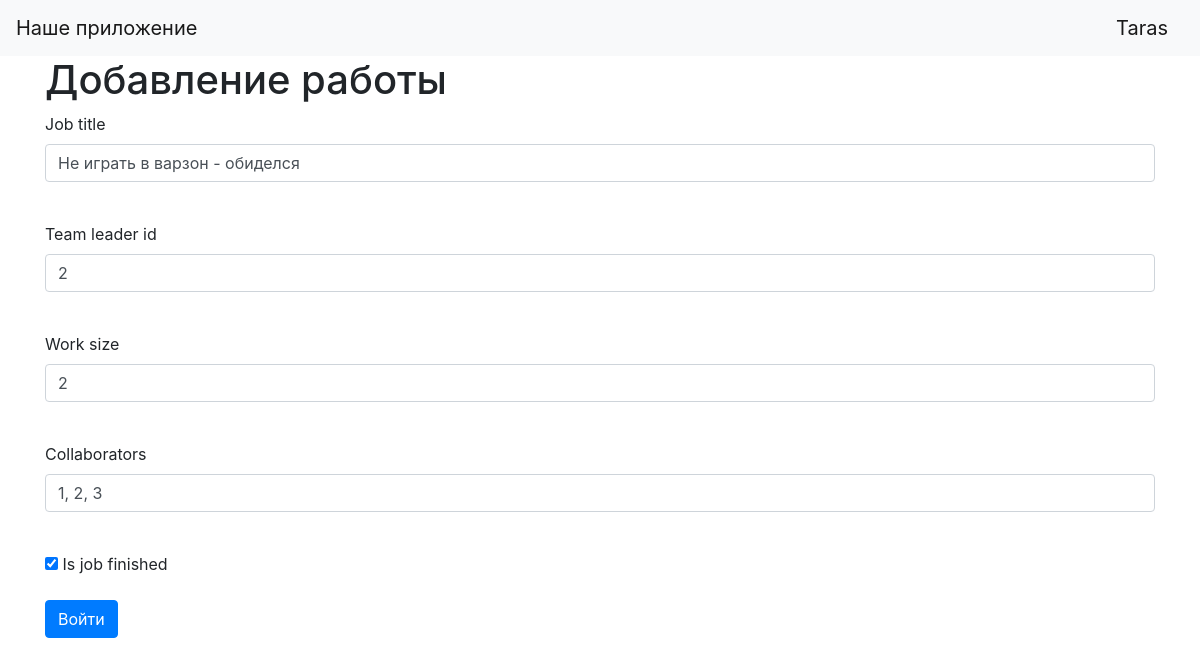
The page /add_jobs/1 (signed in) on the database its author committed.
### data/users.py (models this page shows, shortened)
class User(SqlAlchemyBase, UserMixin):
    __tablename__ = 'users'
    id = sqlalchemy.Column(sqlalchemy.Integer, primary_key=True, autoincrement=True)
    surname = sqlalchemy.Column(sqlalchemy.String, nullable=True)
    name = sqlalchemy.Column(sqlalchemy.String, nullable=True)
    about = sqlalchemy.Column(sqlalchemy.String, nullable=True)
    age = sqlalchemy.Column(sqlalchemy.Integer, nullable=True)
    position = sqlalchemy.Column(sqlalchemy.String, nullable=True)
    speciality = sqlalchemy.Column(sqlalchemy.String, nullable=True)
    address = sqlalchemy.Column(sqlalchemy.String, nullable=True)
    email = sqlalchemy.Column(sqlalchemy.String, index=True, unique=True, nullable=True)
    hashed_password = sqlalchemy.Column(sqlalchemy.String, nullable=True)
    modified_date = sqlalchemy.Column(sqlalchemy.DateTime, default=datetime.datetime.now)
    news = orm.relation("News", back_populates='user')
    jobs = orm.relation("Jobs", back_populates='user')

### data/jobs.py (models this page shows)
class Jobs(SqlAlchemyBase):
    __tablename__ = 'jobs'
    id = sqlalchemy.Column(sqlalchemy.Integer, primary_key=True, autoincrement=True)
    team_leader = sqlalchemy.Column(sqlalchemy.Integer, sqlalchemy.ForeignKey("users.id"))
    job = sqlalchemy.Column(sqlalchemy.String, nullable=True)
    work_size = sqlalchemy.Column(sqlalchemy.Integer, nullable=True)
    collaborators = sqlalchemy.Column(sqlalchemy.String, nullable=True)
    start_date = sqlalchemy.Column(sqlalchemy.DateTime, default=datetime.datetime.now)
    end_date = sqlalchemy.Column(sqlalchemy.DateTime, nullable=True)
    is_finished = sqlalchemy.Column(sqlalchemy.BOOLEAN, nullable=True)
    user = orm.relation('User')

### main.py (the view, shortened to what this page needs)
@app.route('/add_jobs/<int:id>', methods=['GET', 'POST'])
@login_required
def edit_jobs(id):
    form = AddJobForm()
    if request.method == "GET":
        db_sess = db_session.create_session()
        jobs = db_sess.query(Jobs).filter((Jobs.id == id),
                                          ((Jobs.user == current_user) | (current_user.id == 1))).first()
        if jobs:
            form.job.data = jobs.job
            form.work_size.data = jobs.work_size
            form.team_leader.data = jobs.team_leader
            form.collaborators.data = jobs.collaborators
            form.is_finished.data = jobs.is_finished
        else:
            abort(404)
    return render_template('add_jobs.html',
                           title='Редактирование новости',
                           form=form
                           )

### forms/addjob.py
class AddJobForm(FlaskForm):
    job = StringField('Job title', validators=[DataRequired()])
    team_leader = IntegerField('Team leader id', validators=[DataRequired()])
    work_size = IntegerField('Work size', validators=[DataRequired()])
    collaborators = StringField('Collaborators', validators=[DataRequired()])
    is_finished = BooleanField('Is job finished')
    submit = SubmitField('Войти')

### data/db_session.py (called while the page is built)
def create_session() -> Session:
    global __factory
    return __factory()

### main.py (called while the page is built)
@login_manager.user_loader
def load_user(user_id):
    db_sess = db_session.create_session()
    return db_sess.query(User).get(user_id)

### templates/add_jobs.html (shortened to what this page needs)
{% extends "base.html" %}
{% block content %}
<h1>Добавление работы</h1>
<form action="" method="post">
    <p>
        {{ form.job.label }}<br>
        {{ form.job(class="form-control") }}<br>
    </p>
    <p>
        {{ form.team_leader.label }}<br>
        {{ form.team_leader(class="form-control") }}<br>
    </p>
    <p>
        {{ form.work_size.label }}<br>
        {{ form.work_size(class="form-control") }}<br>
    </p>
    <p>
        {{ form.collaborators.label }}<br>
        {{ form.collaborators(class="form-control") }}<br>
    </p>
    <p>{{ form.is_finished() }} {{ form.is_finished.label }}</p>
    <p>{{ form.submit(type="submit", class="btn btn-primary") }}</p>
</form>
{% endblock %}

### templates/base.html (shortened to what this page needs)
<!doctype html>
<html lang="en">
<head>
    <link rel="stylesheet"
          href="https://stackpath.bootstrapcdn.com/bootstrap/4.4.1/css/bootstrap.min.css"
>
</head>
<body>
<header>
    <nav class="navbar navbar-light bg-light">
        <a class="navbar-brand" href="#">Наше приложение</a>
		{% if current_user.is_authenticated %}
			<a class="navbar-brand" href="/logout">{{ current_user.name }}</a>
		{% else %}
			<p>
			<a class="btn btn-primary " href="/register">Зарегистрироваться</a>
			<a class="btn btn-success" href="/login">Войти</a>
			</p>
		{% endif %}
    </nav>
</header>
<main role="main" class="container">
    {% block content %}{% endblock %}
</main>
</body>
</html>

### rows shown on the page
User: name "Taras"
Jobs: job "Не играть в варзон - обиделся", team_leader "2", work_size "2", collaborators "1, 2, 3", is_finished "☑"
